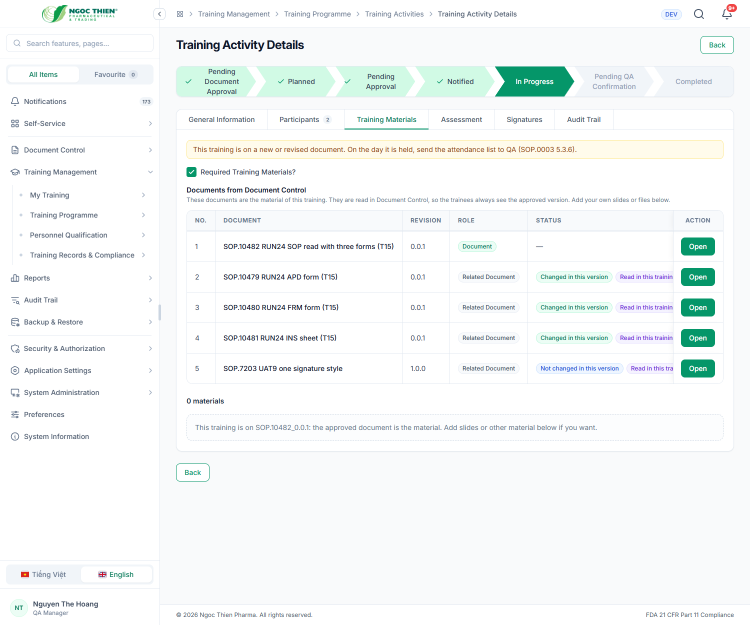
#> input picture eqms-backend/docs/validation/evidence/training_2026_11_24/shots/T15-02__Frozen_materials.png, 1500 x 1250 px (shown at 1/2 size)
$ python -i sheet.py   (imports and definitions only)
#> lines starting #> are read from the running program, lines starting #| are printed output that depends on the picture
"""Contact sheets of the shots of a scenario: each picture is cropped of its empty bottom, the main column is kept (the menu is cut), and the sheets carry the caption of each shot.
usage: python sheet.py T1A  [more prefixes]   ->  sheets/<prefix>_<n>.png"""
import os, sys, json
from PIL import Image, ImageDraw, ImageFont
# [1 line not run here, left out]
HERE = os.path.dirname(os.path.abspath(__file__))
SHOTS = os.path.join(HERE, 'shots')
OUT = os.path.join(HERE, 'sheets')
# [2 lines not run here, left out]
# [1 line that did not run here, left out]
F = ImageFont.truetype('C:/Windows/Fonts/segoeuib.ttf', 17)
BG = (241, 245, 249)


def trimmed(path):
#> called with path = 'shots/T15-02__Frozen_materials.png'
    im = Image.open(path).convert('RGB')
#> im is the input picture: PIL image 1500x1250 RGB; mean R, G, B 244.6, 247.8, 247.4
    im = im.crop((320, 56, im.width, im.height - 90))          # the menu and the footer out
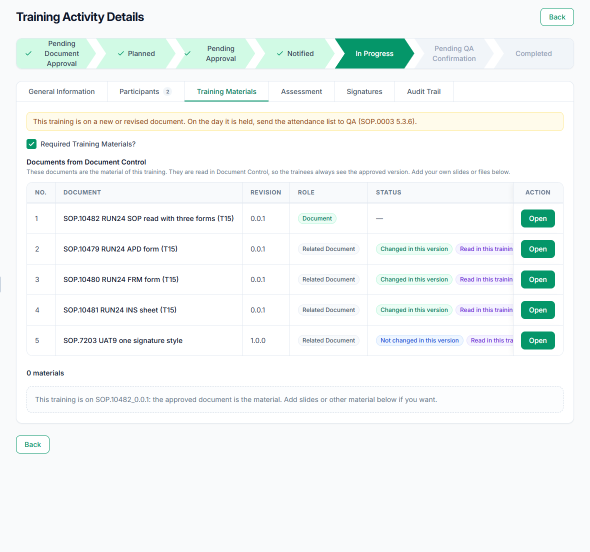
#> im: PIL image 1180x1104 RGB (shown at 1/2 size); mean R, G, B 242.7, 246.9, 246.1
    px = im.load()
    last = 0
    for y in range(im.height - 1, 0, -4):
        if any(px[x, y] != (255, 255, 255) and px[x, y] != (249, 250, 251) for x in range(0, im.width, 12)):
            last = y
            break
    return im.crop((0, 0, im.width, min(im.height, last + 30)))
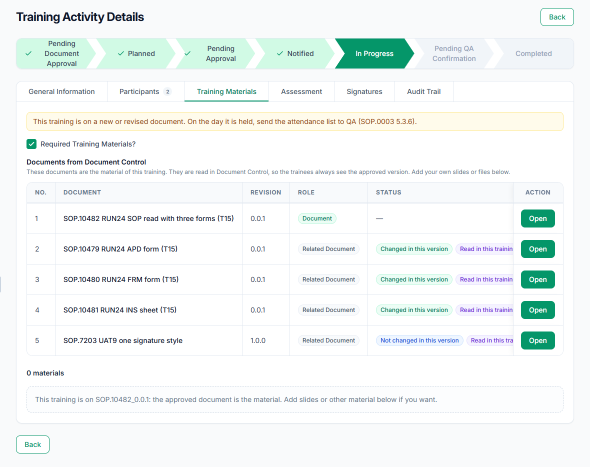
#> returned value: PIL image 1180x933 RGB (shown at 1/2 size); mean R, G, B 241.6, 246.3, 245.2


def sheets(prefix, per=4, width=720):
    files = sorted(f for f in os.listdir(SHOTS) if f.startswith(prefix) and f.endswith('.png'))
    for n in range(0, len(files), per):
        group = files[n:n + per]
        tiles = []
        for f in group:
            im = trimmed(os.path.join(SHOTS, f))
            im = im.resize((width, round(im.height * width / im.width)), Image.LANCZOS)
            tiles.append((f, im))
        cols = 2
        rows = [tiles[i:i + cols] for i in range(0, len(tiles), cols)]
        pad, head = 24, 44
        H = sum(max(t[1].height for t in r) + head + pad for r in rows) + pad
        W = cols * width + (cols + 1) * pad
        sheet = Image.new('RGB', (W, H), BG)
        d = ImageDraw.Draw(sheet)
        y = pad
        for r in rows:
            for c, (f, im) in enumerate(r):
                x = pad + c * (width + pad)
                d.text((x, y), (f.split('__')[0] + '  ' + cap.get(f, ''))[:78], font=F, fill=(15, 23, 42))
                d.rectangle((x - 1, y + head - 1, x + im.width, y + head + im.height), outline=(203, 213, 225))
                sheet.paste(im, (x, y + head))
            y += max(t[1].height for t in r) + head + pad
        out = os.path.join(OUT, f'{prefix}_{n // per + 1}.png')
        sheet.save(out, optimize=True)
        print(out, sheet.size)


# [2 lines not run here, left out]

>>> result = trimmed('shots/T15-02__Frozen_materials.png')

$ run again, on eqms-backend/docs/validation/evidence/training_2026_11_24/shots/T18-03__APD0014_with_related_lines-p3.png
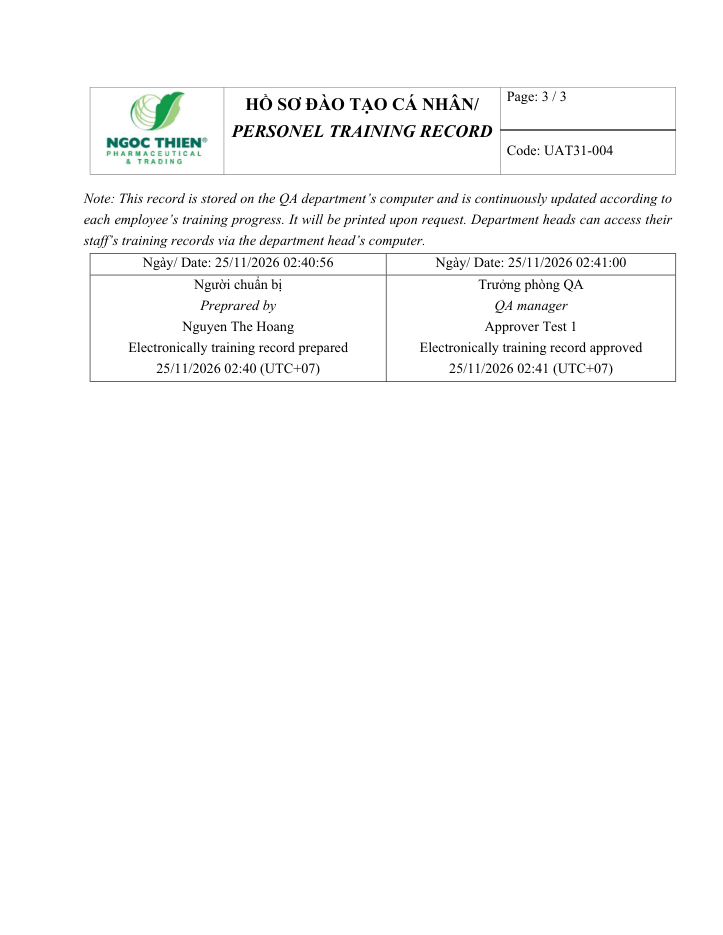
#> input picture eqms-backend/docs/validation/evidence/training_2026_11_24/shots/T18-03__APD0014_with_related_lines-p3.png, 723 x 935 px
#> in trimmed, im is the input picture: PIL image 723x935 RGB; mean R, G, B 250.2, 250.4, 250.3
#> in trimmed, `im = im.crop((320, 56, im.width, im.height - 90))`:
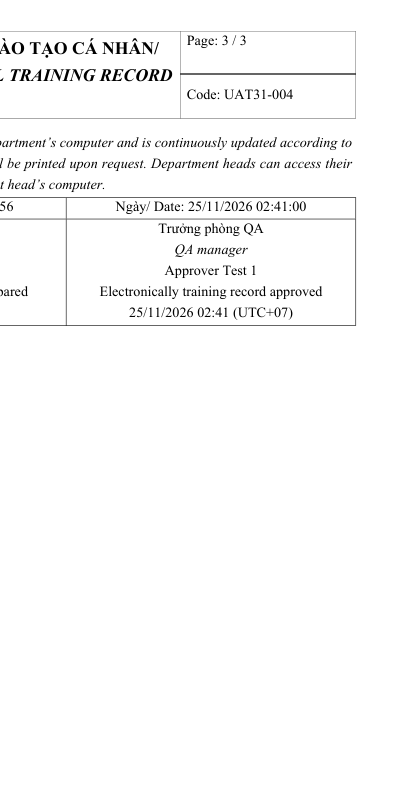
#> im: PIL image 403x789 RGB; min 0, max 255, mean 249.7
#> in trimmed, `return im.crop((0, 0, im.width, min(im.height, last + 30)))`:
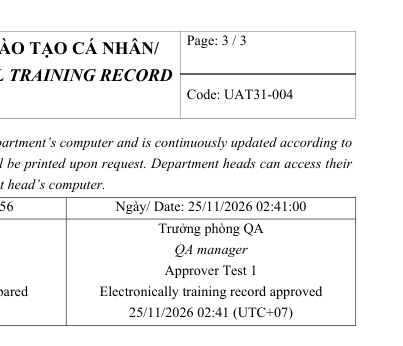
#> returned value: PIL image 403x346 RGB; min 0, max 255, mean 242.8

$ run again, on eqms-backend/docs/validation/evidence/training_2026_11_24/shots/T18-04__Record_exports.png
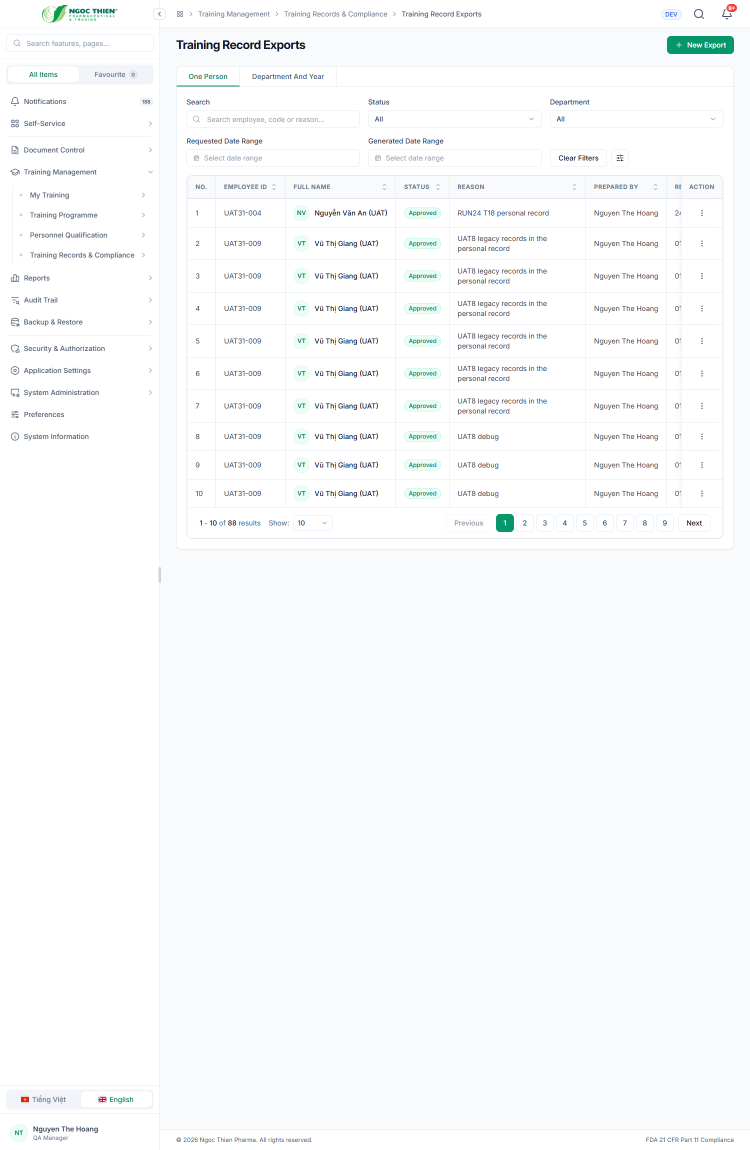
#> input picture eqms-backend/docs/validation/evidence/training_2026_11_24/shots/T18-04__Record_exports.png, 1500 x 2300 px (shown at 1/2 size)
#> in trimmed, im is the input picture: PIL image 1500x2300 RGB; mean R, G, B 248.8, 250, 250.6
#> in trimmed, `im = im.crop((320, 56, im.width, im.height - 90))`:
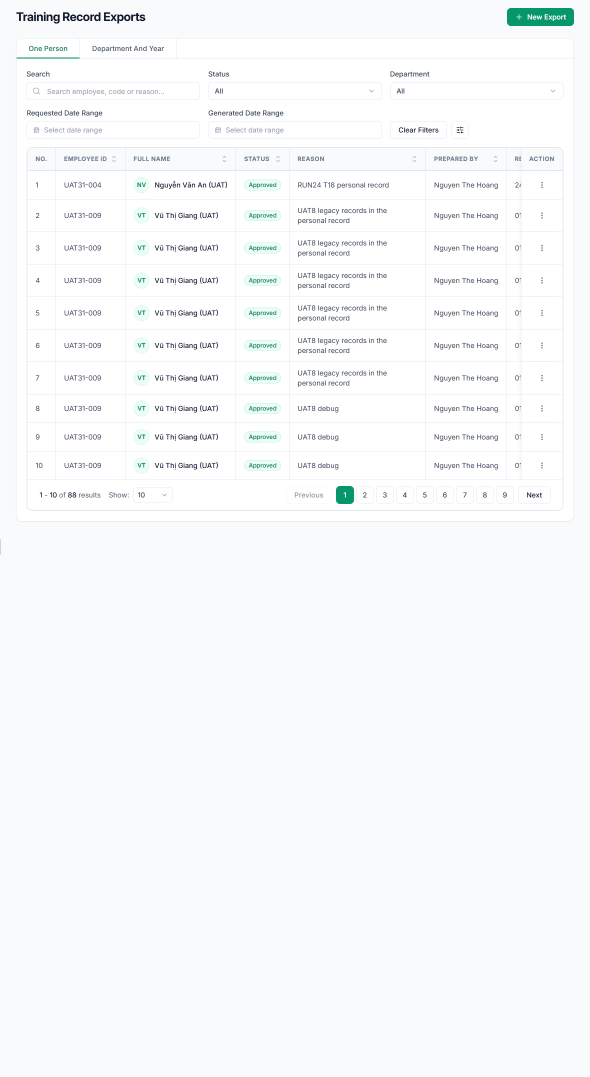
#> im: PIL image 1180x2154 RGB (shown at 1/2 size); mean R, G, B 248, 249.4, 250.1
#> in trimmed, `return im.crop((0, 0, im.width, min(im.height, last + 30)))`:
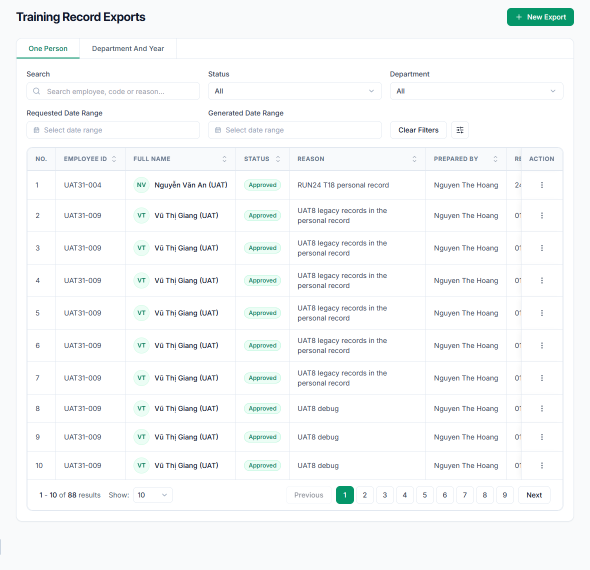
#> returned value: PIL image 1180x1139 RGB (shown at 1/2 size); mean R, G, B 247, 248.8, 249.2

$ run again, on eqms-backend/docs/validation/evidence/training_2026_11_24/shots/T1A-02a__Session_and_material_General_Information.png
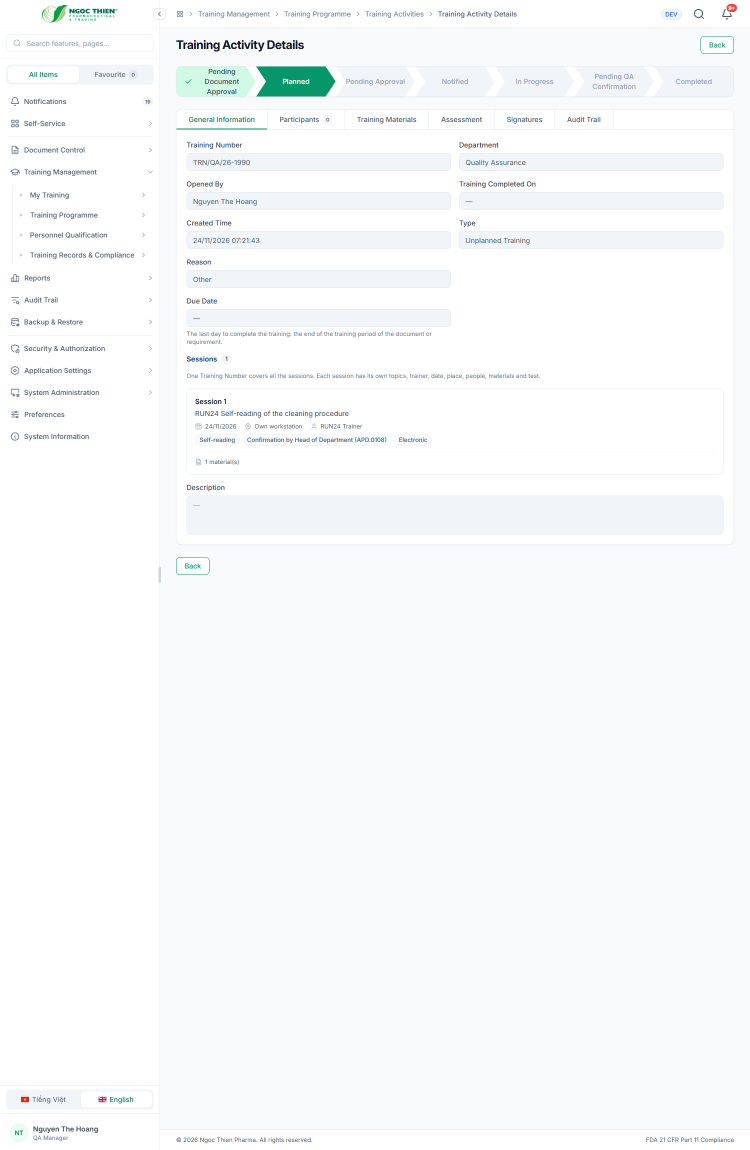
#> input picture eqms-backend/docs/validation/evidence/training_2026_11_24/shots/T1A-02a__Session_and_material_General_Information.png, 1500 x 2300 px (shown at 1/2 size)
#> in trimmed, im is the input picture: PIL image 1500x2300 RGB; mean R, G, B 248.4, 249.9, 250.7
#> in trimmed, `im = im.crop((320, 56, im.width, im.height - 90))`:
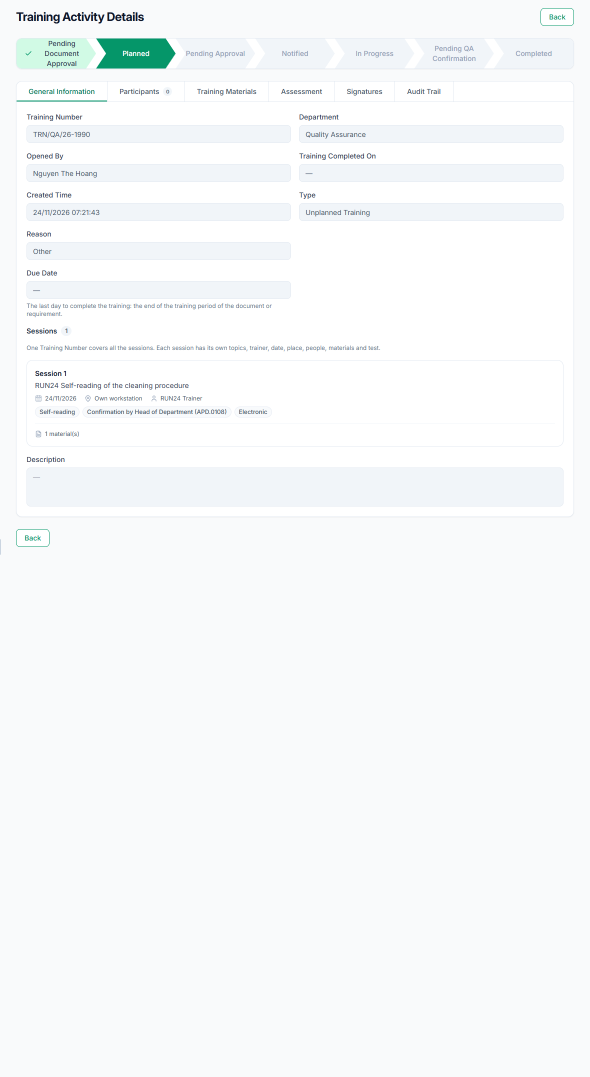
#> im: PIL image 1180x2154 RGB (shown at 1/2 size); mean R, G, B 247.4, 249.2, 250.2
#> in trimmed, `return im.crop((0, 0, im.width, min(im.height, last + 30)))`:
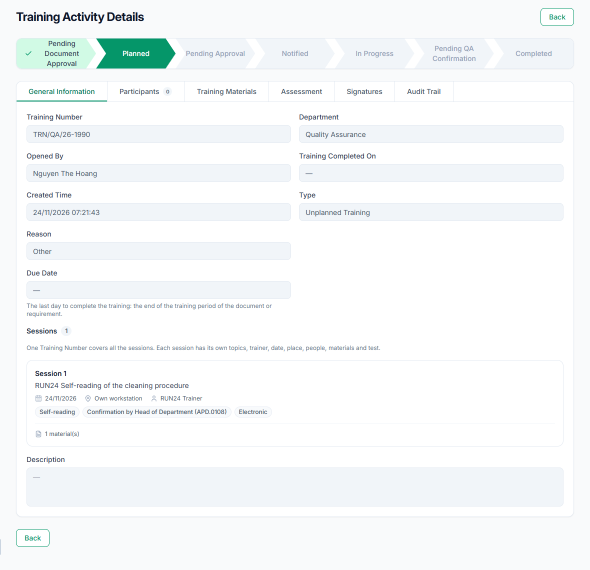
#> returned value: PIL image 1180x1139 RGB (shown at 1/2 size); mean R, G, B 246, 248.6, 249.5
